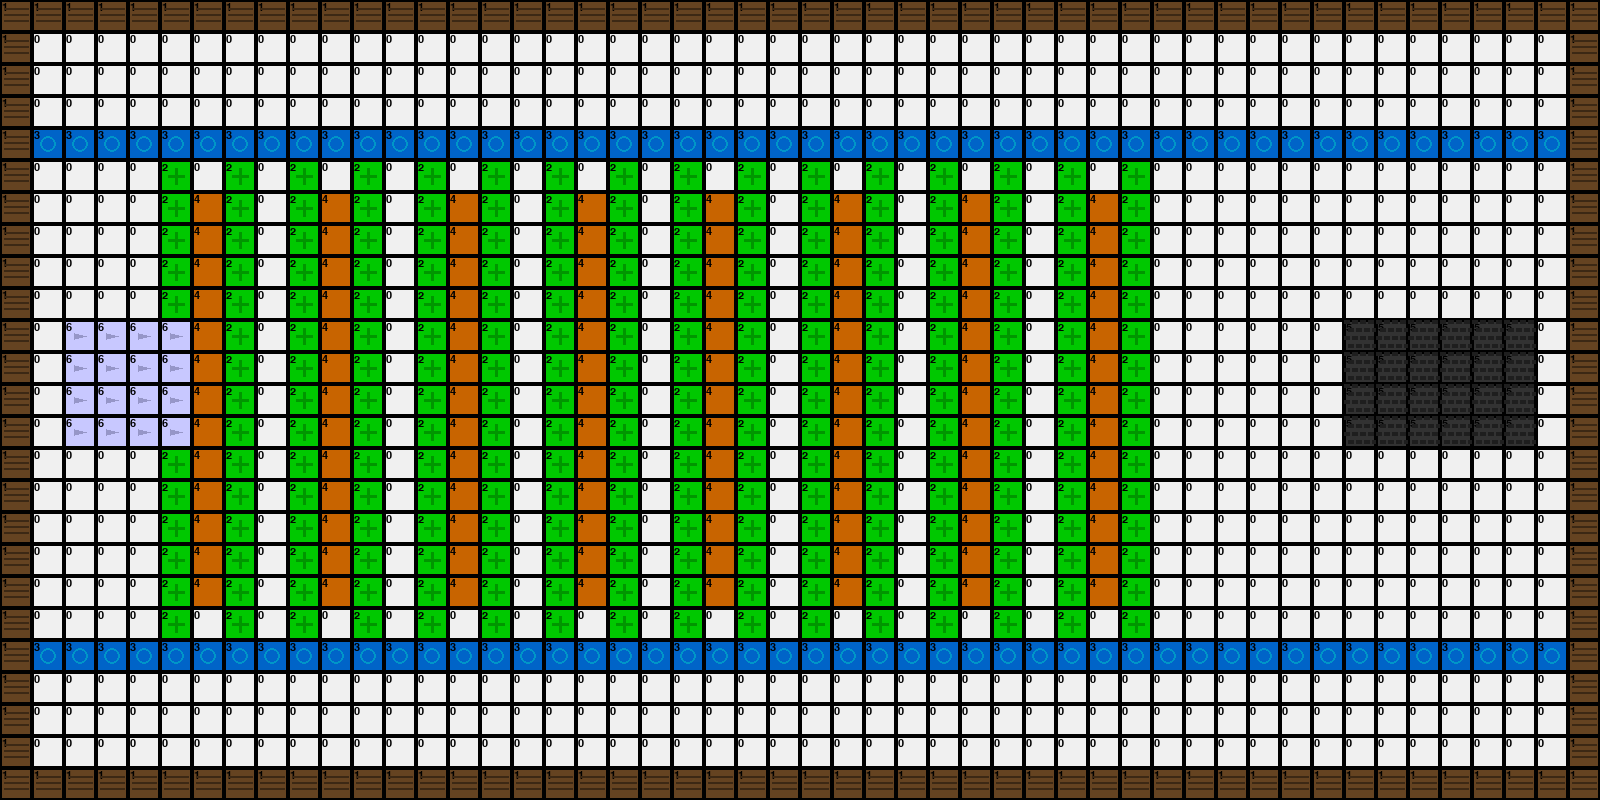

Rendered tile map (Tiled .tmx) drawn with the repository's tilesets; below, a short description and the full map source, tile grids included:
An orthogonal 50x25 tile map with 32x32 px tiles, 1 tile layer (ground).

<map version="1.10" orientation="orthogonal" renderorder="right-down" width="50" height="25" tilewidth="32" tileheight="32" infinite="0">
  <tileset firstgid="1" name="warehouse_tiles" tilewidth="32" tileheight="32" tilecount="10">
    <image source="warehouse_tileset.png" width="320" height="32" />
    <tile id="0">
      <properties>
        <property name="walkable" type="bool" value="true" />
        <property name="color" type="string" value="#CCCCCC" />
        <property name="name" type="string" value="floor" />
      </properties>
    </tile>
    <tile id="1">
      <properties>
        <property name="walkable" type="bool" value="false" />
        <property name="color" type="string" value="#666666" />
        <property name="name" type="string" value="wall" />
      </properties>
    </tile>
    <tile id="2">
      <properties>
        <property name="walkable" type="bool" value="false" />
        <property name="color" type="string" value="#8B4513" />
        <property name="name" type="string" value="rack" />
      </properties>
    </tile>
    <tile id="3">
      <properties>
        <property name="walkable" type="bool" value="true" />
        <property name="color" type="string" value="#E6E6E6" />
        <property name="name" type="string" value="aisle" />
      </properties>
    </tile>
    <tile id="4">
      <properties>
        <property name="walkable" type="bool" value="true" />
        <property name="color" type="string" value="#90EE90" />
        <property name="name" type="string" value="picking" />
      </properties>
    </tile>
    <tile id="5">
      <properties>
        <property name="walkable" type="bool" value="true" />
        <property name="color" type="string" value="#FFD700" />
        <property name="name" type="string" value="depot" />
      </properties>
    </tile>
    <tile id="6">
      <properties>
        <property name="walkable" type="bool" value="true" />
        <property name="color" type="string" value="#87CEEB" />
        <property name="name" type="string" value="inbound" />
      </properties>
    </tile>
  </tileset>
  <layer id="1" name="ground" width="50" height="25">
    <data encoding="csv">2,2,2,2,2,2,2,2,2,2,2,2,2,2,2,2,2,2,2,2,2,2,2,2,2,2,2,2,2,2,2,2,2,2,2,2,2,2,2,2,2,2,2,2,2,2,2,2,2,2,2,1,1,1,1,1,1,1,1,1,1,1,1,1,1,1,1,1,1,1,1,1,1,1,1,1,1,1,1,1,1,1,1,1,1,1,1,1,1,1,1,1,1,1,1,1,1,1,1,2,2,1,1,1,1,1,1,1,1,1,1,1,1,1,1,1,1,1,1,1,1,1,1,1,1,1,1,1,1,1,1,1,1,1,1,1,1,1,1,1,1,1,1,1,1,1,1,1,1,2,2,1,1,1,1,1,1,1,1,1,1,1,1,1,1,1,1,1,1,1,1,1,1,1,1,1,1,1,1,1,1,1,1,1,1,1,1,1,1,1,1,1,1,1,1,1,1,1,1,2,2,4,4,4,4,4,4,4,4,4,4,4,4,4,4,4,4,4,4,4,4,4,4,4,4,4,4,4,4,4,4,4,4,4,4,4,4,4,4,4,4,4,4,4,4,4,4,4,4,2,2,1,1,1,1,3,1,3,1,3,1,3,1,3,1,3,1,3,1,3,1,3,1,3,1,3,1,3,1,3,1,3,1,3,1,3,1,1,1,1,1,1,1,1,1,1,1,1,1,2,2,1,1,1,1,3,5,3,1,3,5,3,1,3,5,3,1,3,5,3,1,3,5,3,1,3,5,3,1,3,5,3,1,3,5,3,1,1,1,1,1,1,1,1,1,1,1,1,1,2,2,1,1,1,1,3,5,3,1,3,5,3,1,3,5,3,1,3,5,3,1,3,5,3,1,3,5,3,1,3,5,3,1,3,5,3,1,1,1,1,1,1,1,1,1,1,1,1,1,2,2,1,1,1,1,3,5,3,1,3,5,3,1,3,5,3,1,3,5,3,1,3,5,3,1,3,5,3,1,3,5,3,1,3,5,3,1,1,1,1,1,1,1,1,1,1,1,1,1,2,2,1,1,1,1,3,5,3,1,3,5,3,1,3,5,3,1,3,5,3,1,3,5,3,1,3,5,3,1,3,5,3,1,3,5,3,1,1,1,1,1,1,1,1,1,1,1,1,1,2,2,1,7,7,7,7,5,3,1,3,5,3,1,3,5,3,1,3,5,3,1,3,5,3,1,3,5,3,1,3,5,3,1,3,5,3,1,1,1,1,1,1,6,6,6,6,6,6,1,2,2,1,7,7,7,7,5,3,1,3,5,3,1,3,5,3,1,3,5,3,1,3,5,3,1,3,5,3,1,3,5,3,1,3,5,3,1,1,1,1,1,1,6,6,6,6,6,6,1,2,2,1,7,7,7,7,5,3,1,3,5,3,1,3,5,3,1,3,5,3,1,3,5,3,1,3,5,3,1,3,5,3,1,3,5,3,1,1,1,1,1,1,6,6,6,6,6,6,1,2,2,1,7,7,7,7,5,3,1,3,5,3,1,3,5,3,1,3,5,3,1,3,5,3,1,3,5,3,1,3,5,3,1,3,5,3,1,1,1,1,1,1,6,6,6,6,6,6,1,2,2,1,1,1,1,3,5,3,1,3,5,3,1,3,5,3,1,3,5,3,1,3,5,3,1,3,5,3,1,3,5,3,1,3,5,3,1,1,1,1,1,1,1,1,1,1,1,1,1,2,2,1,1,1,1,3,5,3,1,3,5,3,1,3,5,3,1,3,5,3,1,3,5,3,1,3,5,3,1,3,5,3,1,3,5,3,1,1,1,1,1,1,1,1,1,1,1,1,1,2,2,1,1,1,1,3,5,3,1,3,5,3,1,3,5,3,1,3,5,3,1,3,5,3,1,3,5,3,1,3,5,3,1,3,5,3,1,1,1,1,1,1,1,1,1,1,1,1,1,2,2,1,1,1,1,3,5,3,1,3,5,3,1,3,5,3,1,3,5,3,1,3,5,3,1,3,5,3,1,3,5,3,1,3,5,3,1,1,1,1,1,1,1,1,1,1,1,1,1,2,2,1,1,1,1,3,5,3,1,3,5,3,1,3,5,3,1,3,5,3,1,3,5,3,1,3,5,3,1,3,5,3,1,3,5,3,1,1,1,1,1,1,1,1,1,1,1,1,1,2,2,1,1,1,1,3,1,3,1,3,1,3,1,3,1,3,1,3,1,3,1,3,1,3,1,3,1,3,1,3,1,3,1,3,1,3,1,1,1,1,1,1,1,1,1,1,1,1,1,2,2,4,4,4,4,4,4,4,4,4,4,4,4,4,4,4,4,4,4,4,4,4,4,4,4,4,4,4,4,4,4,4,4,4,4,4,4,4,4,4,4,4,4,4,4,4,4,4,4,2,2,1,1,1,1,1,1,1,1,1,1,1,1,1,1,1,1,1,1,1,1,1,1,1,1,1,1,1,1,1,1,1,1,1,1,1,1,1,1,1,1,1,1,1,1,1,1,1,1,2,2,1,1,1,1,1,1,1,1,1,1,1,1,1,1,1,1,1,1,1,1,1,1,1,1,1,1,1,1,1,1,1,1,1,1,1,1,1,1,1,1,1,1,1,1,1,1,1,1,2,2,1,1,1,1,1,1,1,1,1,1,1,1,1,1,1,1,1,1,1,1,1,1,1,1,1,1,1,1,1,1,1,1,1,1,1,1,1,1,1,1,1,1,1,1,1,1,1,1,2,2,2,2,2,2,2,2,2,2,2,2,2,2,2,2,2,2,2,2,2,2,2,2,2,2,2,2,2,2,2,2,2,2,2,2,2,2,2,2,2,2,2,2,2,2,2,2,2,2,2</data>
  </layer>
</map>